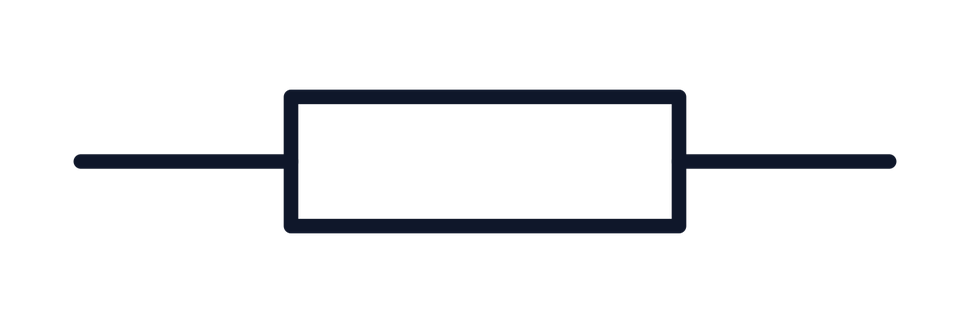
#> input picture assets/gb4728-symbols-kit/symbols/01-resistor.png, 970 x 323 px, shrunk from 1417 x 472 before the run, found by its file name; its folder holds 4 pictures in this run
$ python check-alpha.py
#> lines starting #> are read from the running program, lines starting #| are printed output that depends on the picture
#!/usr/bin/env python3
"""检查 symbols/*.png 是否真的透明：四角像素 alpha 必须为 0，且存在不透明笔画。"""
import os
import sys

try:
    from PIL import Image
except ImportError:
    sys.exit("Pillow 不可用，跳过像素级校验")

d = "symbols"
rows = []
for fn in sorted(os.listdir(d)):
    if not fn.endswith(".png"):
        continue
    im = Image.open(os.path.join(d, fn)).convert("RGBA")
#> im is the input picture: PIL image 970x323 RGBA; mean R, G, B, A 1.1, 1.7, 3.3, 17.1
    w, h = im.size
#> w = 970; h = 323
    corners = [im.getpixel(p)[3] for p in ((0, 0), (w - 1, 0), (0, h - 1), (w - 1, h - 1))]
#> corners = [0, 0, 0, 0]
    alpha = im.getchannel("A")
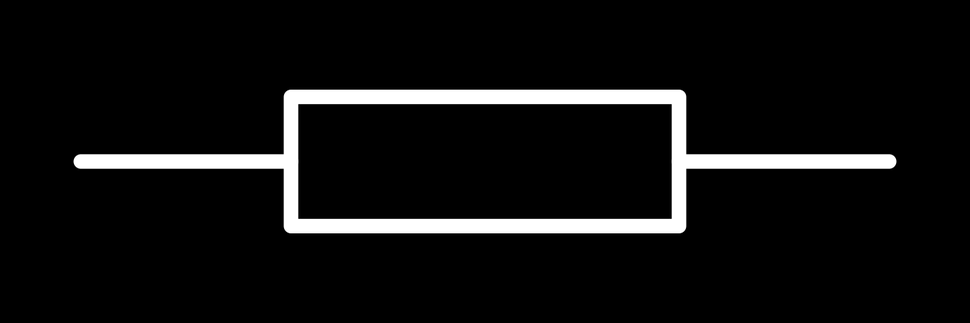
#> alpha: PIL image 970x323 L; min 0, max 255, mean 17.1
    lo, hi = alpha.getextrema()
#> lo = 0; hi = 255
    rows.append((fn[:-4], w, h, max(corners), lo, hi))
#> pass 2 of the loop `for fn in sorted(os.listdir(d)):`:
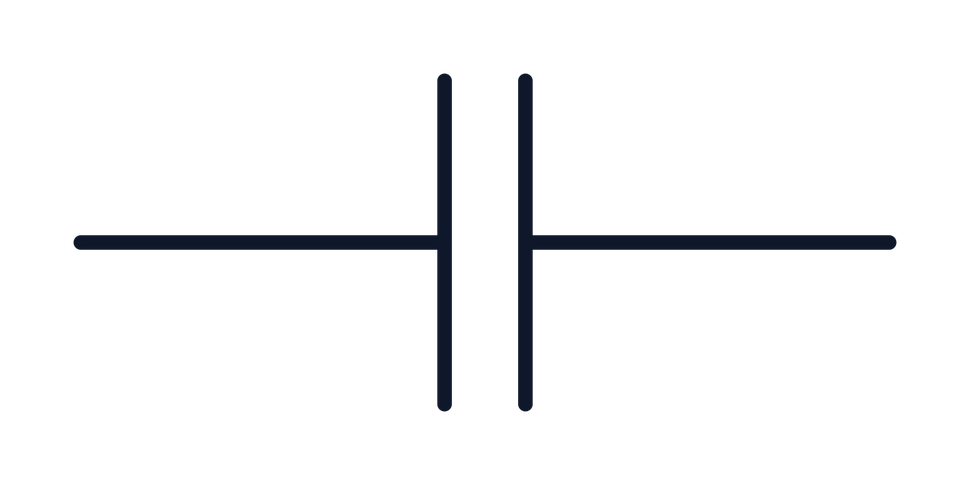
#> input picture assets/gb4728-symbols-kit/symbols/02-capacitor.png, 970 x 485 px, shrunk from 1417 x 709 before the run, found by its file name
#> im is the input picture: PIL image 970x485 RGBA; mean R, G, B, A 0.7, 1, 1.9, 10.9
#> `alpha = im.getchannel("A")`:
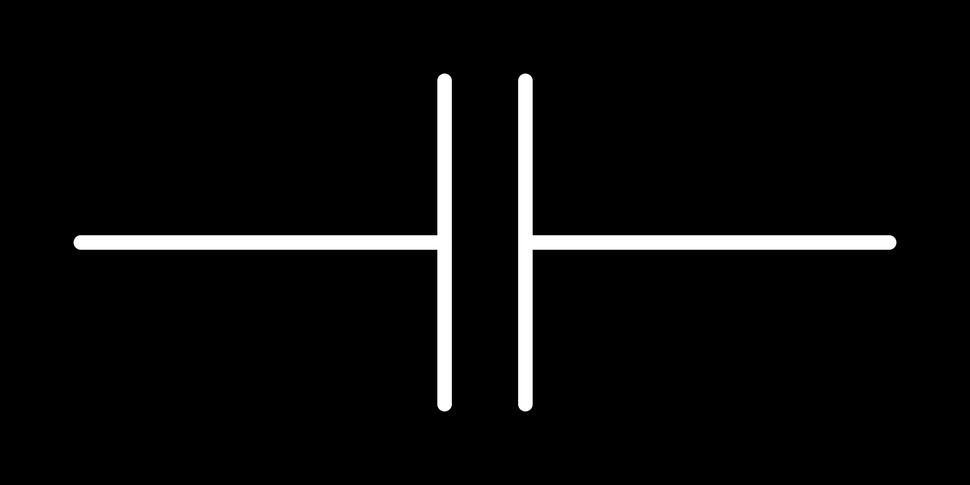
#> alpha: PIL image 970x485 L; min 0, max 255, mean 10.9
#> pass 3 of the loop `for fn in sorted(os.listdir(d)):`:
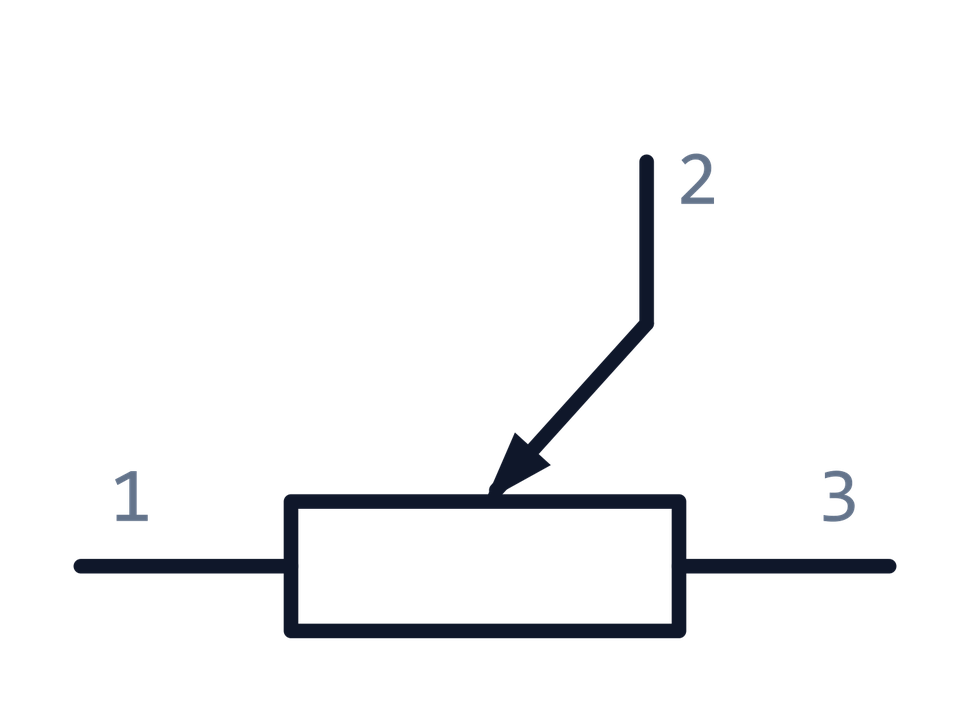
#> input picture assets/gb4728-symbols-kit/symbols/03-potentiometer.png, 970 x 728 px, shrunk from 1417 x 1063 before the run, found by its file name
#> im is the input picture: PIL image 970x728 RGBA; mean R, G, B, A 1, 1.5, 2.4, 10.7
#> `alpha = im.getchannel("A")`:
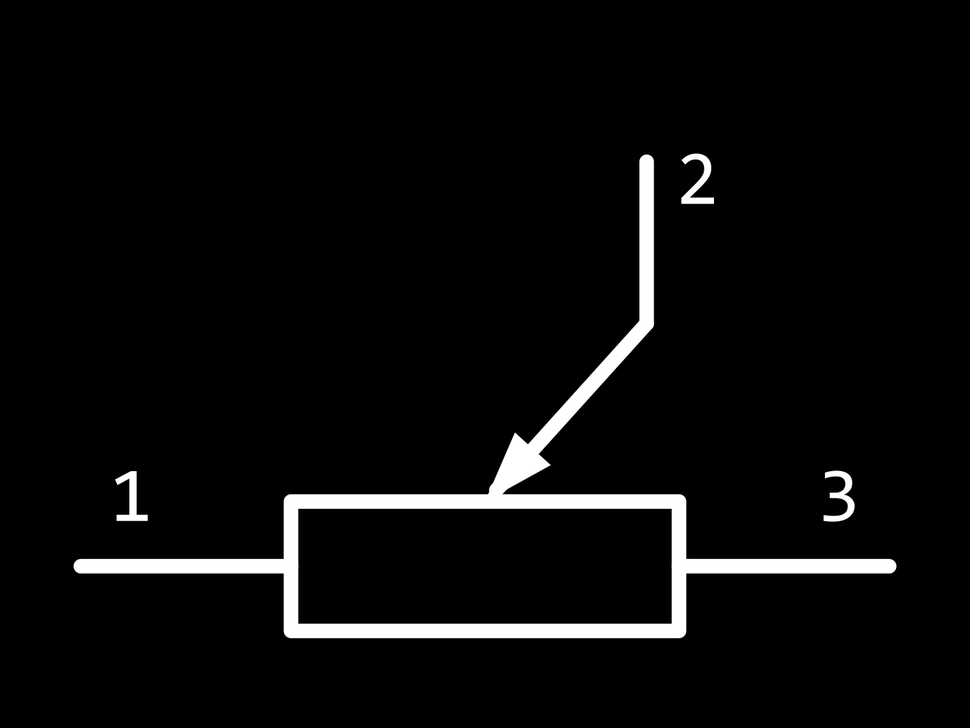
#> alpha: PIL image 970x728 L; min 0, max 255, mean 10.7
#> the loop made 4 passes; the first 3 are shown

print(f"{'asset':<18}{'WxH':>12}{'角alpha':>9}{'min':>5}{'max':>5}  verdict")
bad = 0
#> bad = 0
for name, w, h, corner, lo, hi in rows:
    ok = corner == 0 and hi == 255
    bad += 0 if ok else 1
    print(f"{name:<18}{f'{w}x{h}':>12}{corner:>9}{lo:>5}{hi:>5}  {'透明背景 OK' if ok else 'FAIL'}")
sys.exit(1 if bad else 0)
#> (the program exits here)
